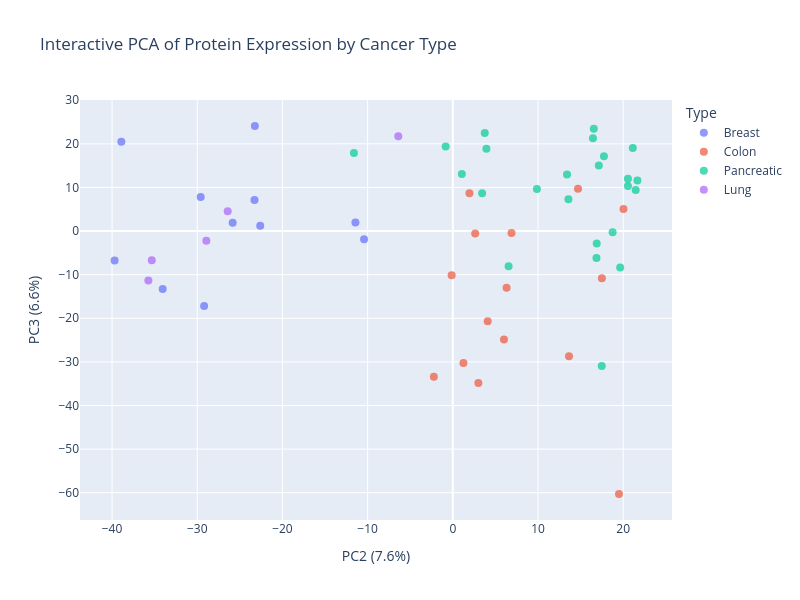

Write notebook code for a chart like this one.
### Code cell
import plotly.express as px
# Initialize PCA
pca = PCA(n_components=20, random_state=42)  # 2 components for visualization

# Fit + transform
X = expr_avg_filt1.T
X.columns = X.columns.astype(str)
X_pca = pca.fit_transform(X)


# Convert to DataFrame for plotting
pca_df = pd.DataFrame(X_pca, index=X.index, columns=["PC1", "PC2", "PC3", "PC4", "PC5", "PC6", "PC7", "PC8", "PC9", "PC10",
                                                    "PC11", "PC12", "PC13", "PC14", "PC15", "PC16", "PC17", "PC18","PC19",
                                                    "PC20"])

# Make sure PCA DataFrame has sample identifiers as a column
pca_df["Sample_ID"] = pca_df.index  # Assuming index = original column names

# Merge PCA results with metadata
pca_df_merged = pca_df.merge(df_pca_md, on="Sample_ID")

# Interactive PCA plot
fig = px.scatter(
    pca_df_merged,
    x="PC2",
    y="PC3",
    color="Type",                  # color points by Type
    hover_data=["Sample_ID", "Type"],  # info shown on hover
    title="Interactive PCA of Protein Expression by Cancer Type",
    width=800,
    height=600
)

# Customize marker appearance
fig.update_traces(marker=dict(size=8, opacity=0.7))

# Label axes with explained variance
fig.update_layout(
    xaxis_title=f"PC2 ({pca.explained_variance_ratio_[1]*100:.1f}%)",
    yaxis_title=f"PC3 ({pca.explained_variance_ratio_[2]*100:.1f}%)"
)

fig.show()
#fig.write_html("PCA_Interactive_MP2_E_Resistance_MaxSumNormalized_PC1_PC2.html")

### Figure 1 — Plotly figure (JSON) as saved in the notebook; plotly's stock layout.template omitted (floating-point values rounded to 4 significant figures)
{"data": [{"customdata": [["B67_1", "Breast"], ["VCU_1", "Breast"], ["VCU_24", "Breast"], ["VCU_3", "Breast"], ["VCU_37", "Breast"], ["VCU_4", "Breast"], ["VCU_43", "Breast"], ["VCU_52", "Breast"], ["VCU_57", "Breast"], ["VCU_74", "Breast"], ["VCU_86", "Breast"]], "hovertemplate": "Type=%{customdata[1]}<br>PC2=%{x}<br>PC3=%{y}<br>Sample_ID=%{customdata[0]}<extra></extra>", "legendgroup": "Breast", "marker": {"color": "#636efa", "opacity": 0.7, "size": 8, "symbol": "circle"}, "mode": "markers", "name": "Breast", "orientation": "v", "showlegend": true, "type": "scatter", "x": [-23.24, -39.7, -29.19, -25.84, -10.42, -34.06, -23.28, -22.61, -29.59, -38.91, -11.43], "xaxis": "x", "y": [24.1, -6.721, -17.21, 1.902, -1.858, -13.31, 7.147, 1.219, 7.792, 20.47, 1.947], "yaxis": "y"}, {"customdata": [["CRC0_2", "Colon"], ["CRC4_P1", "Colon"], ["H107_P1", "Colon"], ["H32_2", "Colon"], ["H36", "Colon"], ["H38_P2", "Colon"], ["H85_1", "Colon"], ["VCU_20", "Colon"], ["VCU_23", "Colon"], ["VCU_26", "Colon"], ["VCU_41", "Colon"], ["VCU_71", "Colon"], ["VCU_73", "Colon"], ["VCU_98", "Colon"], ["VCU_99", "Colon"]], "hovertemplate": "Type=%{customdata[1]}<br>PC2=%{x}<br>PC3=%{y}<br>Sample_ID=%{customdata[0]}<extra></extra>", "legendgroup": "Colon", "marker": {"color": "#EF553B", "opacity": 0.7, "size": 8, "symbol": "circle"}, "mode": "markers", "name": "Colon", "orientation": "v", "showlegend": true, "type": "scatter", "x": [20.03, -0.1371, 17.5, 13.64, 1.951, -2.224, 6.889, 4.092, 19.5, 2.623, 3.0, 1.245, 14.7, 6.005, 6.311], "xaxis": "x", "y": [5.049, -10.14, -10.8, -28.71, 8.662, -33.41, -0.456, -20.7, -60.3, -0.5456, -34.83, -30.24, 9.723, -24.84, -12.97], "yaxis": "y"}, {"customdata": [["G119_P4", "Pancreatic"], ["G133_P3", "Pancreatic"], ["G186_P2", "Pancreatic"], ["G68_P3", "Pancreatic"], ["P100_P5", "Pancreatic"], ["P65_1", "Pancreatic"], ["VCU_109", "Pancreatic"], ["VCU_111", "Pancreatic"], ["VCU_119", "Pancreatic"], ["VCU_61", "Pancreatic"], ["VCU_62", "Pancreatic"], ["VCU_65", "Pancreatic"], ["VCU_66", "Pancreatic"], ["VCU_67", "Pancreatic"], ["VCU_68", "Pancreatic"], ["VCU_72", "Pancreatic"], ["VCU_75", "Pancreatic"], ["VCU_79", "Pancreatic"], ["VCU_80", "Pancreatic"], ["VCU_81", "Pancreatic"], ["VCU_82", "Pancreatic"], ["VCU_83", "Pancreatic"], ["VCU_84", "Pancreatic"], ["VCU_91", "Pancreatic"]], "hovertemplate": "Type=%{customdata[1]}<br>PC2=%{x}<br>PC3=%{y}<br>Sample_ID=%{customdata[0]}<extra></extra>", "legendgroup": "Pancreatic", "marker": {"color": "#00cc96", "opacity": 0.7, "size": 8, "symbol": "circle"}, "mode": "markers", "name": "Pancreatic", "orientation": "v", "showlegend": true, "type": "scatter", "x": [3.438, 16.86, 9.872, -11.61, 17.48, 17.74, 16.45, 13.4, 13.57, 3.749, 16.89, 19.64, 16.55, 6.544, 18.75, 21.47, 1.059, 3.944, 20.55, -0.8416, 17.14, 21.67, 21.13, 20.55], "xaxis": "x", "y": [8.658, -6.169, 9.631, 17.88, -30.93, 17.15, 21.32, 12.99, 7.299, 22.48, -2.838, -8.375, 23.44, -8.048, -0.2708, 9.438, 13.08, 18.9, 11.98, 19.39, 15.02, 11.62, 19.03, 10.33], "yaxis": "y"}, {"customdata": [["L52", "Lung"], ["L93", "Lung"], ["L98_P1", "Lung"], ["VCU_108", "Lung"], ["VCU_97", "Lung"]], "hovertemplate": "Type=%{customdata[1]}<br>PC2=%{x}<br>PC3=%{y}<br>Sample_ID=%{customdata[0]}<extra></extra>", "legendgroup": "Lung", "marker": {"color": "#ab63fa", "opacity": 0.7, "size": 8, "symbol": "circle"}, "mode": "markers", "name": "Lung", "orientation": "v", "showlegend": true, "type": "scatter", "x": [-26.43, -35.34, -28.93, -35.74, -6.402], "xaxis": "x", "y": [4.536, -6.679, -2.209, -11.34, 21.72], "yaxis": "y"}], "layout": {"height": 600, "legend": {"title": {"text": "Type"}, "tracegroupgap": 0}, "title": {"text": "Interactive PCA of Protein Expression by Cancer Type"}, "width": 800, "xaxis": {"anchor": "y", "autorange": true, "domain": [0, 1], "range": [-43.77, 25.73], "title": {"text": "PC2 (7.6%)"}, "type": "linear"}, "yaxis": {"anchor": "x", "autorange": true, "domain": [0, 1], "range": [-66.26, 30.06], "title": {"text": "PC3 (6.6%)"}, "type": "linear"}}}
